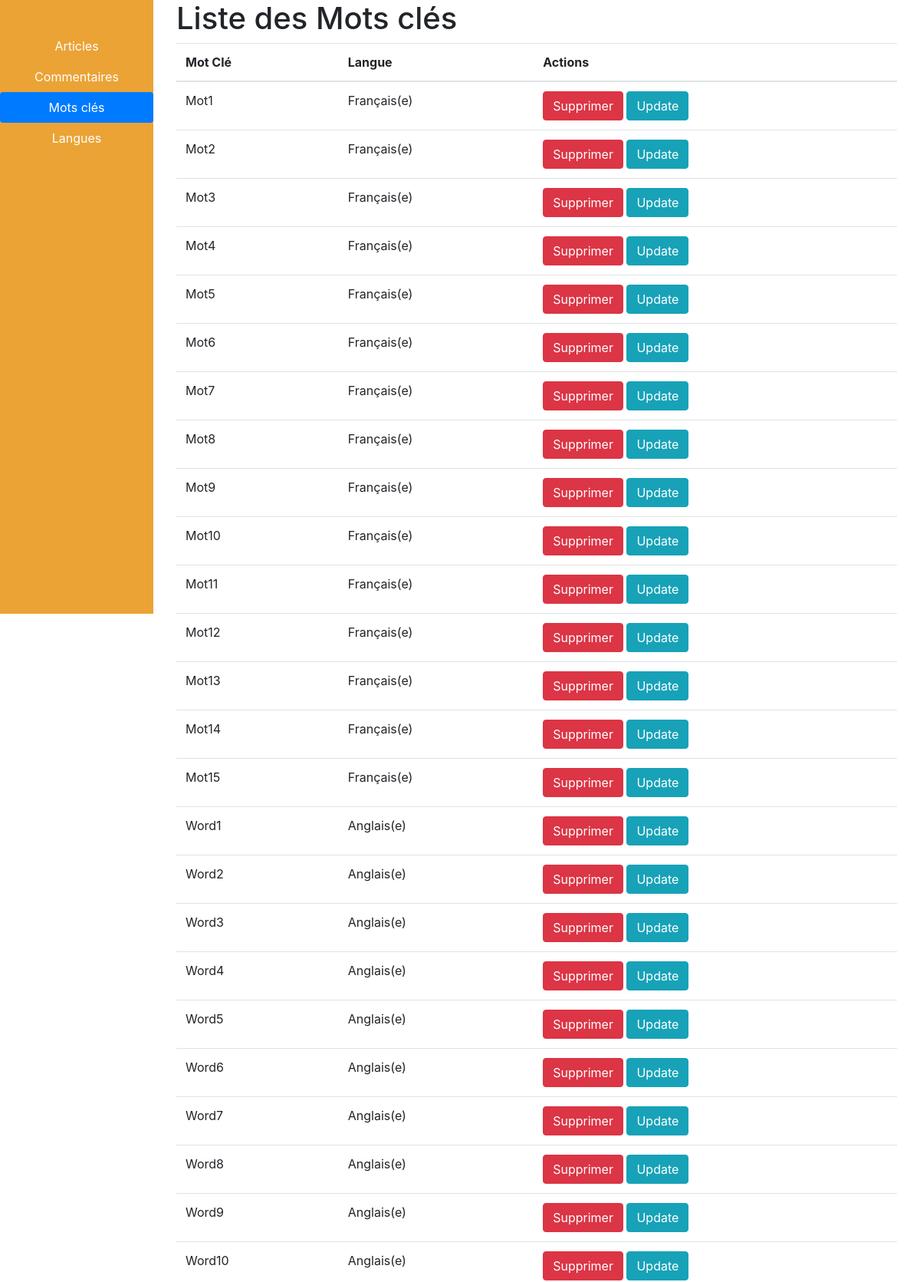
The app's page /keyword/index.php (upper part) with its own data.
### tables this page shows
create table MOTCLE
(
   NumMoCle char(8) not null,	 
   LibMoCle char(30),			 
   NumLang char(8) not null,	 
   primary key (NumMoCle)
);

create table LANGUE
(
   NumLang char(8) not null,	 
   Lib1Lang char(25),			 
   Lib2Lang char(45),			 
   NumPays char(4) null,       
   primary key (NumLang)
);

### class/Blog/Join.php (called while the page is built, shortened)
<?php
class Join {
    private $jointable;
    private $targetkey;
    private $type;
    public function __construct($jointable, $joinkey, $targetkey, $type = self::INNER)
    {
        $this->jointable = $jointable;
        $this->targetkey = $targetkey;
        $this->type = $type;
    }
    public function getJoinLine(string $targettable) : string
    {
        return $this->type . " JOIN " . $this->jointable . " ON " . $targettable . "." . $this->targetkey . " = " . $this->jointable . "." . $this->targetkey;
    }
}
?>

### class/Blog/Crud.php (called while the page is built, shortened)
<?php
require_once("Join.php");
abstract class Crud {
    public function __construct($primaryKeyValue)
    {
        $this->valuesName = static::VALUES;
        $this->primaryKeyValue = $primaryKeyValue;
    }
    public static function loadAll($connection, $joins = array(), $whereAddition = "", $orderby = "")
    {
        $requete = "SELECT * FROM ". static::TABLE ." ";
        foreach($joins as $join){
            $requete .= $join->getJoinLine(static::TABLE) . " ";
        }
        $result = $connection->query($requete);
        $langues = array();
        while($langueRow = $result->fetch()) {
            $langue = new static($langueRow[static::PRIMARY]);
            $langue->extractSQLDataRow($langueRow);
            array_push($langues, $langue);
        }
        return $langues;
    }
    protected function extractSQLDataRow($tuple)
    {
        $this->tuple = $tuple;
    }
}
?>

### keyword/index.php (the view, shortened to what this page needs)
<?php
require_once("./../class/Utils/connection.php");
$WHERE = "";
$elmts = KeyWord::loadAll($conn, array(new Join("LANGUE", "NumLang", "NumLang")), $WHERE);
include "./../common/header.php";
?>
<div class="container">
    <h1>Liste des Mots clés</h1>
    <table class="table">
        <thead>
            <tr>
                <th scope="col">Mot Clé</th>
                <th scope="col">Langue</th>
                <th scope="col">Actions</th>
            </tr>
        </thead>
        <tbody>
            <?php foreach($elmts as $elmt){ ?>
                <tr>
                    <td><?= $elmt->values["LibMoCle"] ?></td>
                    <td><?= $elmt->tuple["Lib1Lang"] ?></td>
                    <td>
                        <a href="delete.php?id=<?= $elmt->primaryKeyValue ?>" class="btn btn-danger">Supprimer</a>
                        <a href="update.php?id=<?= $elmt->primaryKeyValue ?>" class="btn btn-info">Update</a>
                    </td>
                </tr>
            <?php } ?>
        </tbody>
    </table>
</div>
<?php include "./../common/footer.php"; ?>

### records on screen
motcle: LibMoCle "Mot1", NumLang.Lib1Lang "Français(e)"
motcle: LibMoCle "Mot2", NumLang.Lib1Lang "Français(e)"
motcle: LibMoCle "Mot3", NumLang.Lib1Lang "Français(e)"
motcle: LibMoCle "Mot4", NumLang.Lib1Lang "Français(e)"
motcle: LibMoCle "Mot5", NumLang.Lib1Lang "Français(e)"
motcle: LibMoCle "Mot6", NumLang.Lib1Lang "Français(e)"
motcle: LibMoCle "Mot7", NumLang.Lib1Lang "Français(e)"
motcle: LibMoCle "Mot8", NumLang.Lib1Lang "Français(e)"
motcle: LibMoCle "Mot9", NumLang.Lib1Lang "Français(e)"
motcle: LibMoCle "Mot10", NumLang.Lib1Lang "Français(e)"
motcle: LibMoCle "Mot11", NumLang.Lib1Lang "Français(e)"
motcle: LibMoCle "Mot12", NumLang.Lib1Lang "Français(e)"
motcle: LibMoCle "Mot13", NumLang.Lib1Lang "Français(e)"
motcle: LibMoCle "Mot14", NumLang.Lib1Lang "Français(e)"
motcle: LibMoCle "Mot15", NumLang.Lib1Lang "Français(e)"
motcle: LibMoCle "Word1", NumLang.Lib1Lang "Anglais(e)"
motcle: LibMoCle "Word2", NumLang.Lib1Lang "Anglais(e)"
motcle: LibMoCle "Word3", NumLang.Lib1Lang "Anglais(e)"
motcle: LibMoCle "Word4", NumLang.Lib1Lang "Anglais(e)"
motcle: LibMoCle "Word5", NumLang.Lib1Lang "Anglais(e)"
motcle: LibMoCle "Word6", NumLang.Lib1Lang "Anglais(e)"
motcle: LibMoCle "Word7", NumLang.Lib1Lang "Anglais(e)"
motcle: LibMoCle "Word8", NumLang.Lib1Lang "Anglais(e)"
motcle: LibMoCle "Word9", NumLang.Lib1Lang "Anglais(e)"
motcle: LibMoCle "Word10", NumLang.Lib1Lang "Anglais(e)"
